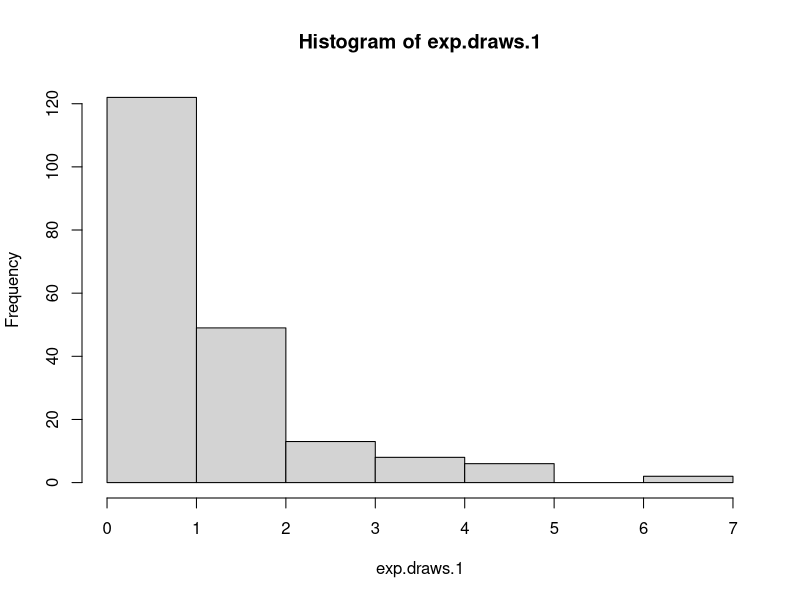
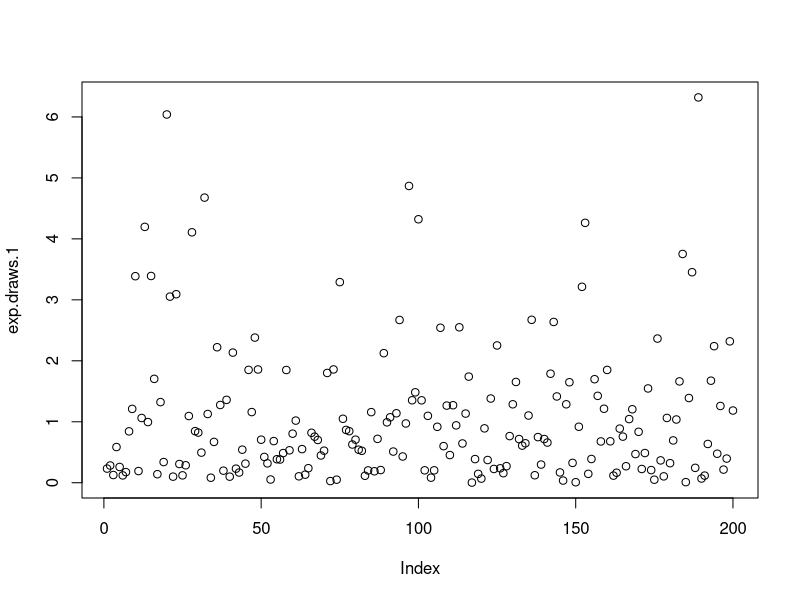
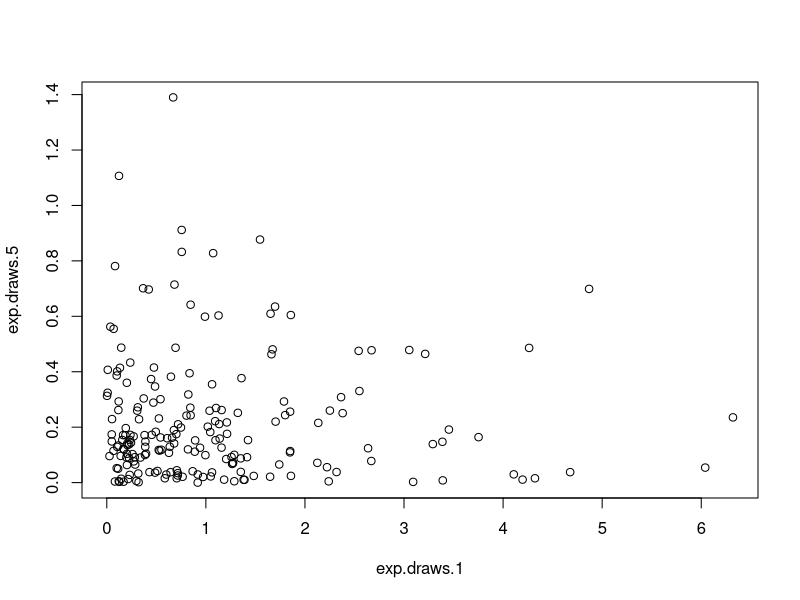
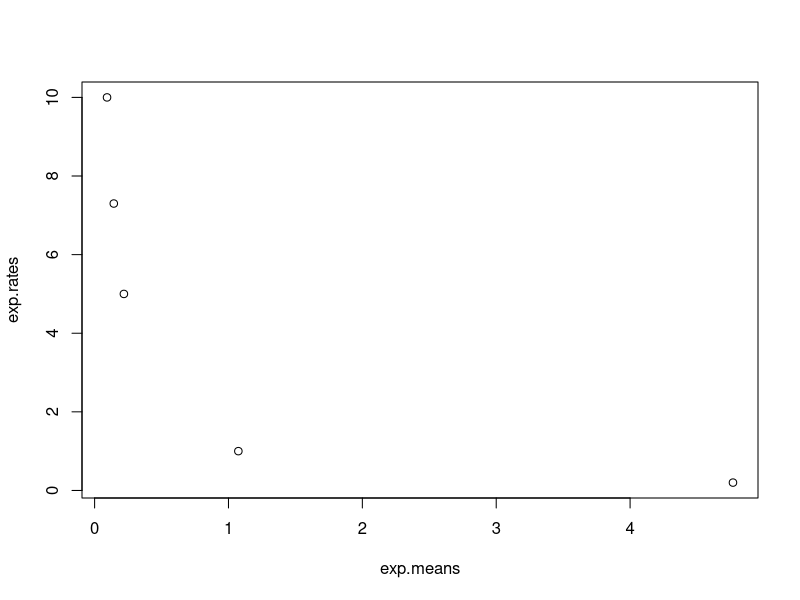
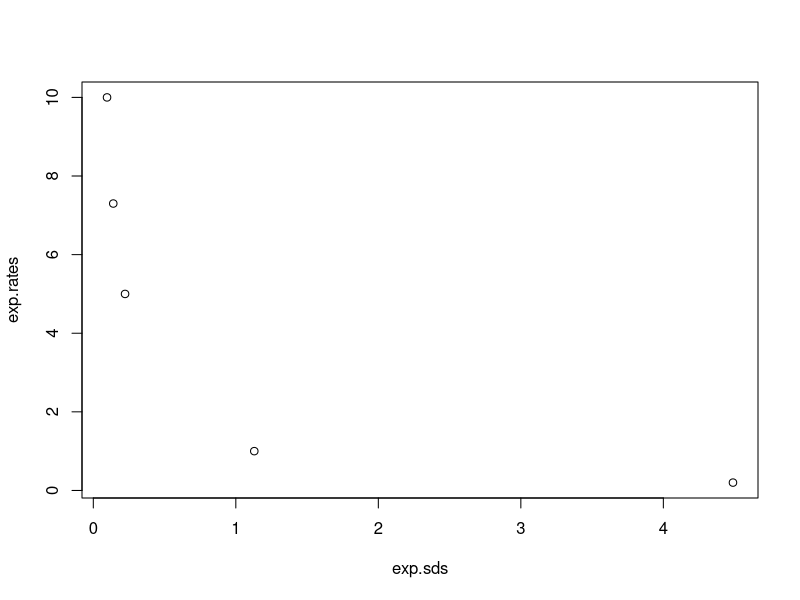
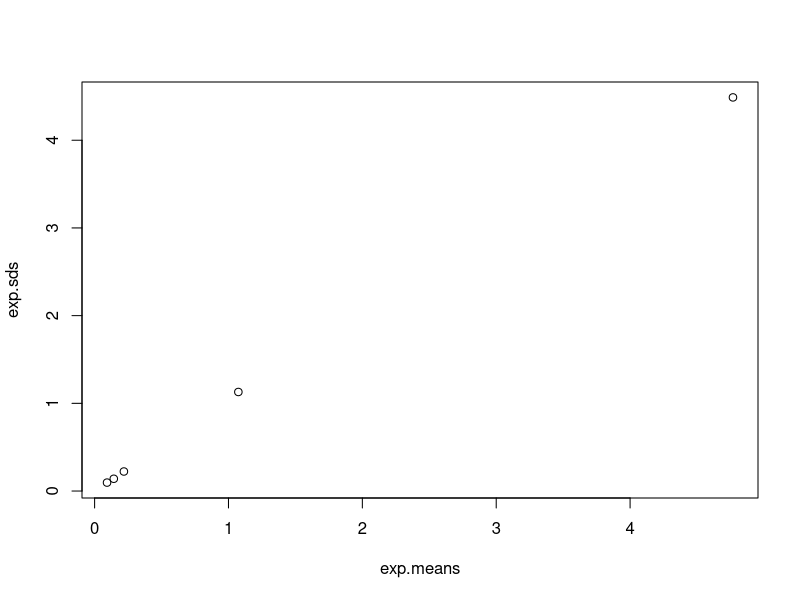

R code for these plots, in order:
## ---- chunk 1
# Creating 200 random values from standard exp distribution and storing them into exp.draws.1
exp.draws.1 <- rexp(200)
# Mean and sd of exp.draws.1
mean(exp.draws.1)
sd(exp.draws.1)
## ---- chunk 2
# Creating 200 random values from standard exp for each specified rate
exp.draws.0.2 <- rexp(200, rate = .2)
exp.draws.5 <- rexp(200, rate = 5)
exp.draws.7.3 <- rexp(200, rate = 7.3)
exp.draws.10 <- rexp(200, rate = 10)
## ---- chunk 3
# Draws histogram of standard exponential vector
hist(exp.draws.1)
## ---- chunk 4
# Plots all values of the standard exponential vector
plot(exp.draws.1)    
## ---- chunk 5
# Plots standard exponential vector on x axis and rate = 5 exponential vector on y axis
plot(exp.draws.1, exp.draws.5)
## ---- chunk 6
# Vector of means of each exponential distribution vector
exp.means = c(mean(exp.draws.1), mean(exp.draws.0.2), mean(exp.draws.5), mean(exp.draws.7.3), mean(exp.draws.10))
# Vector of specified rates of each exponential distribution vector
exp.rates = c(1, .2, 5, 7.3, 10)
# Plots means on x axis, rates on y axis
plot(exp.means, exp.rates)
## ---- chunk 7
# Vector of standard deviations of each exponential distribution vector
exp.sds <- c(sd(exp.draws.1), sd(exp.draws.0.2), sd(exp.draws.5), sd(exp.draws.7.3), sd(exp.draws.10))
# Plots standard deviations on x axis, rates on y axis
plot(exp.sds, exp.rates)
## ---- chunk 8
# Means on x axis, standard deviations on y axis
plot(exp.means, exp.sds)
